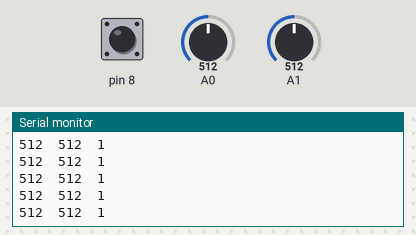
Bench run of a sketch on a simulated Arduino Uno, built with avr-gcc and run on an emulated ATmega328P. On the bench: the last lines printed to the serial monitor. The inputs (shaded band) are chosen by the test bench; at power-on: A0 = 512, A1 = 512, pin 8 HIGH.

Above: at 1.2 s.
1.3 s: A0 set to 716
At 1.49 s:
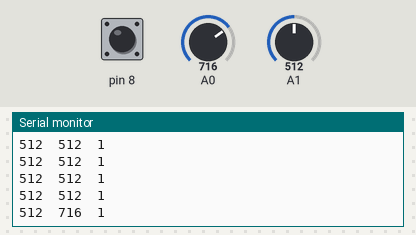
2.8 s: A1 set to 716
At 2.84 s:
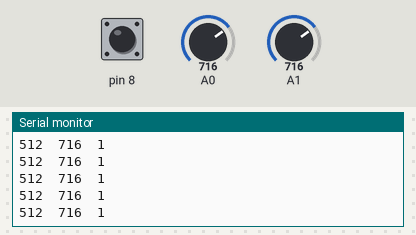
4.3 s: pin 8 pulled LOW for 0.15 s
At 4.5 s:
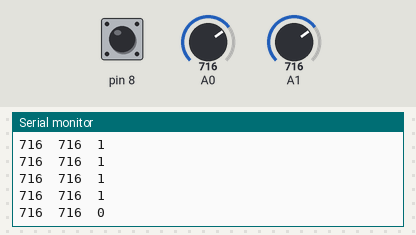
5.9 s: A0 set to 900
At 6.01 s:
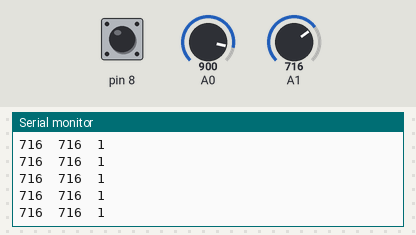
7.4 s: pin 8 pulled LOW for 1 s
At 7.66 s:
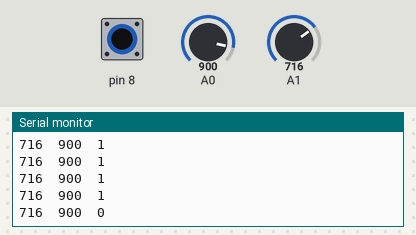
9.9 s: A1 set to 900
At 9.92 s:
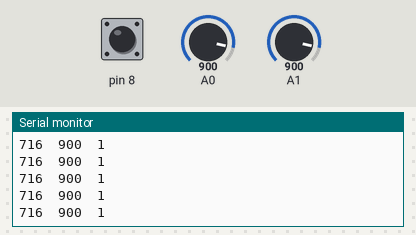
Timing chart, 0 to 12.4 s (numbered marks = the images above; inputs shaded):
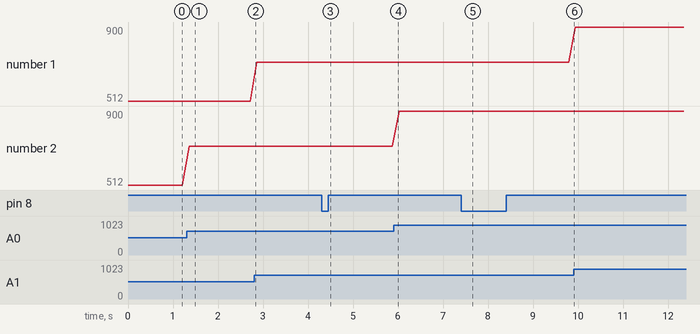

The sketch:

arduinonmouse.ino
```cpp
void setup()

{

  Serial.begin(9600);
  pinMode(4, INPUT_PULLUP);
  pinMode(8, INPUT_PULLUP);
}


void loop()

{


  Serial.print(analogRead(A1));

  Serial.print("  ");

  Serial.print(analogRead(A0));

  Serial.print("  ");

  Serial.println(digitalRead(8));

  delay(150);


}
```

Measured:
- after the input at 1.3 s, the serial monitor: prints a new line after 0.06 s (image 1)
- after the input at 4.3 s, the serial monitor: prints a new line after 0.07 s (image 3)
- after the input at 7.4 s, the serial monitor: prints a new line after 0.13 s (image 5)
- plotted number 2: 512 → 716 after the input at 1.3 s, 716 → 900 after the input at 5.9 s
